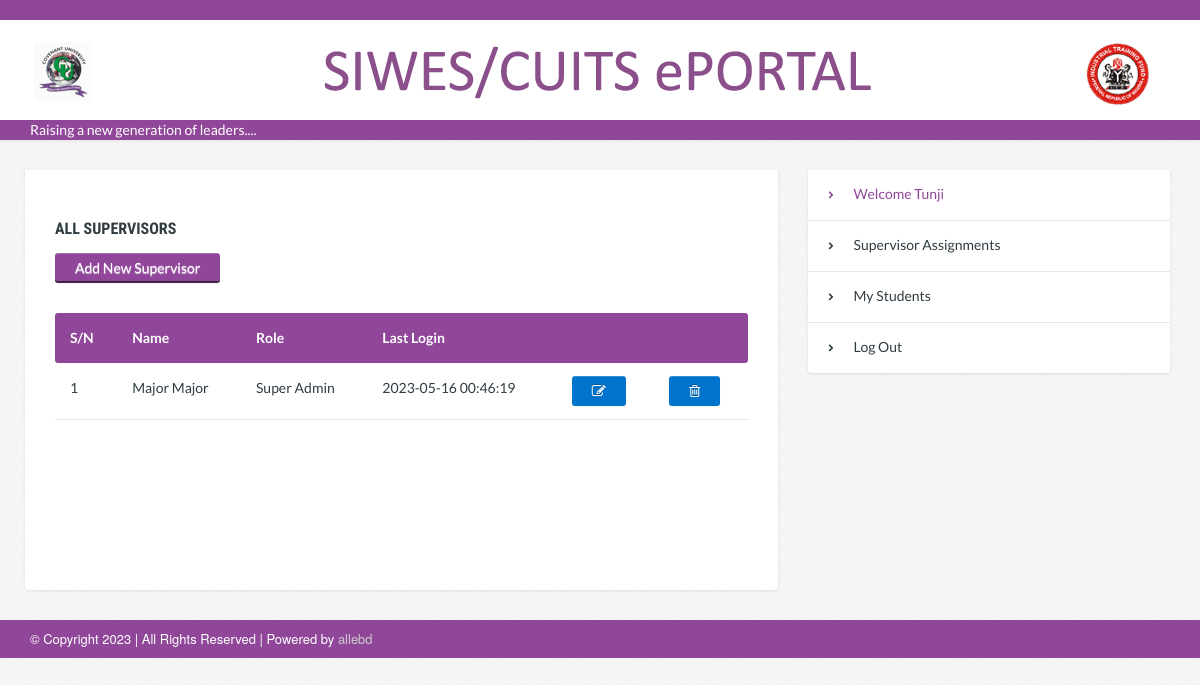
The page /dashboard.php (signed in) on the database its author committed.
### tables this page shows
CREATE TABLE `stafflist` (
  `staffId` int(255) NOT NULL,
  `fname` varchar(255) NOT NULL,
  `sname` varchar(255) NOT NULL,
  `mname` varchar(255) NOT NULL,
  `sex` varchar(255) NOT NULL,
  `college` varchar(255) NOT NULL,
  `dept` varchar(255) NOT NULL,
  `program` varchar(255) NOT NULL
);

CREATE TABLE `roles` (
  `roleId` int(255) NOT NULL,
  `roleName` varchar(255) NOT NULL
);

CREATE TABLE `staffrole` (
  `staffRoleId` int(255) NOT NULL,
  `staffNum` varchar(255) NOT NULL,
  `staffRoleNo` int(255) NOT NULL,
  `loginTime` datetime NOT NULL,
  `staffDelete` varchar(255) NOT NULL
);

### dashboard.php (the view, shortened to what this page needs)
<?php
    $staffno = $_SESSION['staffno'];
    $getadmins = "SELECT * FROM stafflist INNER JOIN staffrole ON stafflist.staffId = staffrole.staffNum INNER JOIN roles ON staffrole.staffRoleNo = roles.roleId WHERE staffdelete = '' AND staffId NOT IN ('$staffno')";
    $theadmins = mysql_query($getadmins);
    $serial = 1;
    $inc = 1;
?>
<?php require('views/header.php'); ?>
	<div id="page-content">
		<div class="container">
			<div class="row">
				<div class="col-sm-8 page-content">
					<div class="white-container mb0">
						<div id='thegentable' class='pb90'>
							<h6>All Supervisors</h6>
							<a href="#" id='shownew' class="btn btn-default">Add New Supervisor</a>
							<?php if(mysql_num_rows($theadmins) < 1) {?>
							<p class='pt20 mb90 pb210'>No Supervisor added yet.</p>
							<?php }else{?>
							<table class="table-hover">
								<thead>
									<tr>
										<th>S/N</th>
										<th>Name</th>
										<th>Role</th>
										<th>Last Login</th>
										<th></th>
										<th></th>
									</tr>
								</thead>
								<tbody>
									<?php while($adminrow = mysql_fetch_array($theadmins)){ ?>
									<tr>
										<td><?php echo $serial;?></td>
										<td><?php echo ucwords($adminrow['sname']);?> <?php echo ucwords($adminrow['fname']);?> <?php echo ucwords($adminrow['mname']);?></td>
										<td><?php echo ucwords($adminrow['roleName']);?></td>
										<td><?php echo $adminrow['loginTime'];?></td>
										<td><a href="models/adminedit.php?ad=<?php echo $adminrow['staffRoleId'];?>" class='btn btn-primary fa fa-edit' title='Edit'></a></td>
										<td><a href="models/admindelete.php?ad=<?php echo $adminrow['staffRoleId'];?>" class='btn btn-primary fa fa-trash-o' title='Delete'></a></td>
									</tr>
									<?php $serial = $serial + $inc; ?>
									<?php } ?>
								</tbody>
							</table>
							<?php } ?>
						</div>
					</div>
				</div>
				<div class="col-sm-4 page-sidebar">
					<aside>
						<div class="widget sidebar-widget white-container links-widget">
							<ul>
								<li class="active"><a href="#">Welcome <?php echo $_SESSION['fname'];?></a></li>
								<li><a href="assignment.php">Supervisor Assignments</a></li>
								<li><a href="models/mystudentview.php">My Students</a></li>
								<li><a href="models/adminlogout.php">Log Out</a></li>
							</ul>
						</div>
					</aside>
				</div>
			</div>
		</div>
	</div>
<?php require('views/footer.php'); ?>

### assets/css/style.css (style rules this page uses)
body { background: #ffffff; color: #303c42; font-size: 14px; font-family: 'Lato', Helvetica, Arial, sans-serif; line-height: 20px; cursor: default; -webkit-font-smoothing: antialiased; opacity: 0; }
body.loaded { background: url(../img/bg-pattern.png) repeat 0 0; opacity: 1; -webkit-transition: opacity 0.3s ease-in; -moz-transition: opacity 0.3s ease-in; -o-transition: opacity 0.3s ease-in; transition: opacity 0.3s ease-in; }
#page-content { -webkit-box-shadow: inset 0 5px 5px -5px rgba(0,0,0,.1); box-shadow: inset 0 5px 5px -5px rgba(0,0,0,.1); }
.page-content, .page-sidebar { padding-top: 30px; padding-bottom: 30px; }
a { color: #904799; text-decoration: none; cursor: pointer; }
.loaded a { -webkit-transition: all 0.25s ease-out; -moz-transition: all 0.25s ease-out; -o-transition: all 0.25s ease-out; transition: all 0.25s ease-out; }
ul, ol { margin-top: 0; margin-bottom: 10px; }
.white-container { margin-bottom: 30px; padding: 20px 30px; -webkit-border-radius: 0 0 3px 3px; border-radius: 0 0 3px 3px; background: #ffffff; -webkit-box-shadow: 0px 1px 3px 0px rgba(0,0,0,.1); box-shadow: 0px 1px 3px 0px rgba(0,0,0,.1); }
h1, h2, h3, h4, h5, h6, .h1, .h2, .h3, .h4, .h5, .h6 { color: inherit; text-transform: uppercase; font-weight: 700; font-family: 'Roboto Condensed', sans-serif; line-height: 1.1; }
h4, h5, h6 { margin-top: 30px; margin-bottom: 15px; }
h6, .h6 { font-size: 16px; }
table { margin: 30px 0 60px 0; max-width: 100%; width: 100%; background-color: transparent; }
th { text-align: left; }
table > thead > tr > th, table > tbody > tr > th, table > tfoot > tr > th, table > thead > tr > td, table > tbody > tr > td, table > tfoot > tr > td { padding: 13px 15px; border-bottom: 1px solid #e7e7e7; vertical-align: top; line-height: 24px; }
table > thead > tr > th { border-bottom: 0; background: #904799; vertical-align: bottom; color: #ffffff; }
table > thead > tr > th:first-child { -webkit-border-radius: 3px 0 0 3px; border-radius: 3px 0 0 3px; }
table > thead > tr > th:last-child { -webkit-border-radius: 0 3px 3px 0; border-radius: 0 3px 3px 0; }
table > caption + thead > tr:first-child > th, table > colgroup + thead > tr:first-child > th, table > thead:first-child > tr:first-child > th, table > caption + thead > tr:first-child > td, table > colgroup + thead > tr:first-child > td, table > thead:first-child > tr:first-child > td { border-top: 0; }
.btn { display: inline-block; margin-bottom: 0; padding: 5px 20px; border: 0; -webkit-border-radius: 3px; border-radius: 3px; background-image: none; color: #ffffff; vertical-align: middle; text-align: center; white-space: nowrap; font-weight: normal; font-size: 14px; line-height: 20px; cursor: pointer; -webkit-user-select: none; -moz-user-select: none; -ms-user-select: none; -o-user-select: none; user-select: none; }
.loaded .btn { -webkit-transition: all 0.25s ease-out; -moz-transition: all 0.25s ease-out; -o-transition: all 0.25s ease-out; transition: all 0.25s ease-out; }
.btn-default { padding-bottom: 3px; border-bottom: 2px solid #412544; background: #904799; color: #ffffff; }
.widget { position: relative; display: block; margin-bottom: 30px; }
.widget:last-child { margin-bottom: 0; }
.widget.links-widget { padding: 0; }
.widget.links-widget > ul { list-style: none; margin: 0; padding: 0; }
.widget.links-widget > ul > li { position: relative; }
.widget.links-widget > ul > li > a { display: block; border-bottom: 1px solid #e6e6e6; color: inherit; padding: 15px 20px; text-decoration: none; }
.widget.links-widget > ul > li > a:hover, .widget.links-widget > ul > li.active > a { color: #904799; }
.widget.links-widget > ul > li:last-child > a { border-bottom: 0; }
.widget.links-widget > ul > li > a:before { position: relative; top: -1px; margin-right: 20px; color: inherit; content: '\f054'; font-size: 8px; font-family: 'FontAwesome'; }
.mb0 { margin-bottom: 0; }
.pb90 { padding-bottom: 90px; }

### rows shown on the page
stafflist: sname "Major", fname "Major", roles.roleName "Super Admin", staffrole.loginTime "2023-05-16 00:46:19"

### other values the page prints
$_SESSION['fname'] "Tunji"
